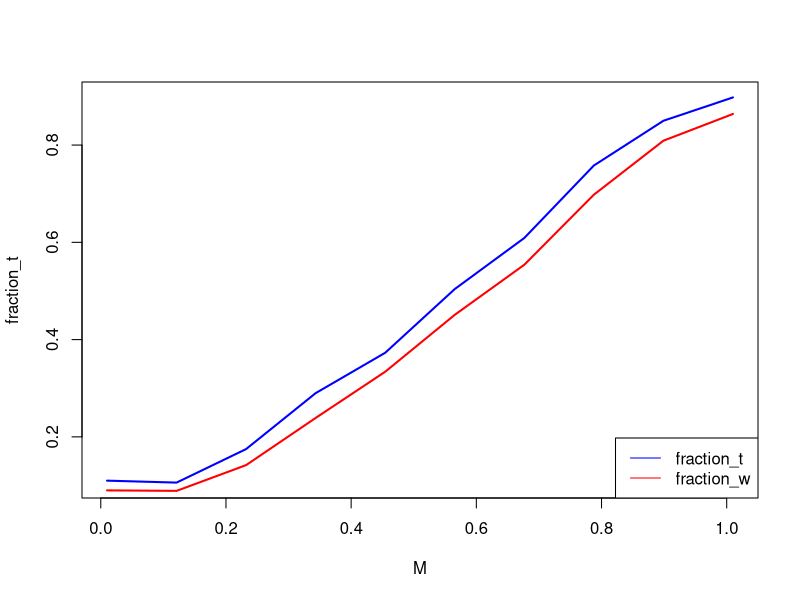
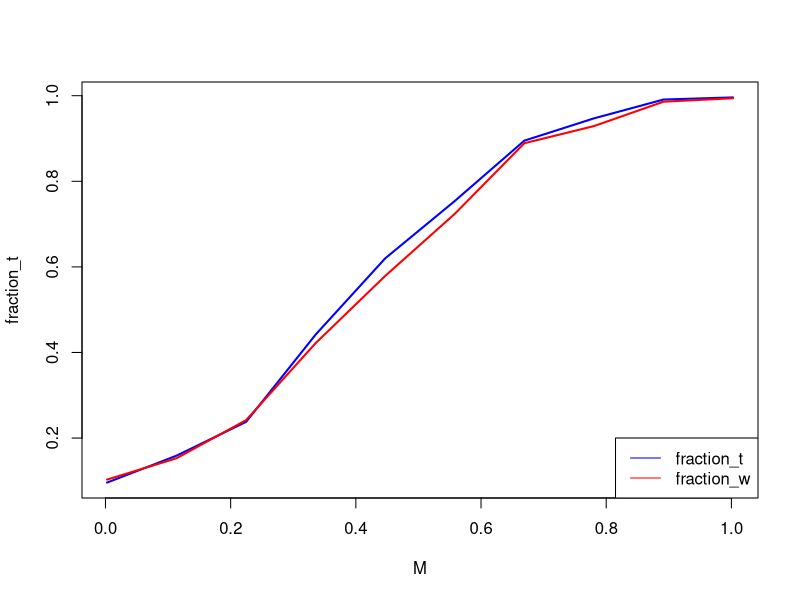
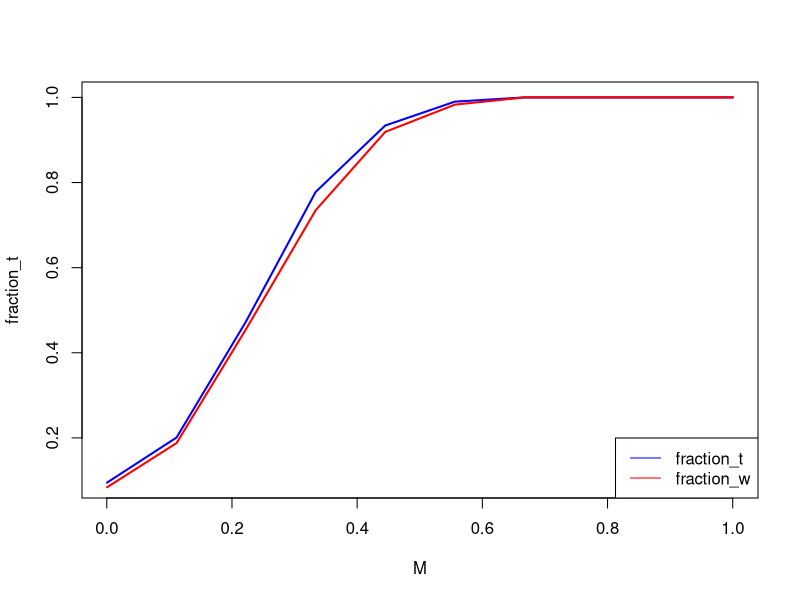
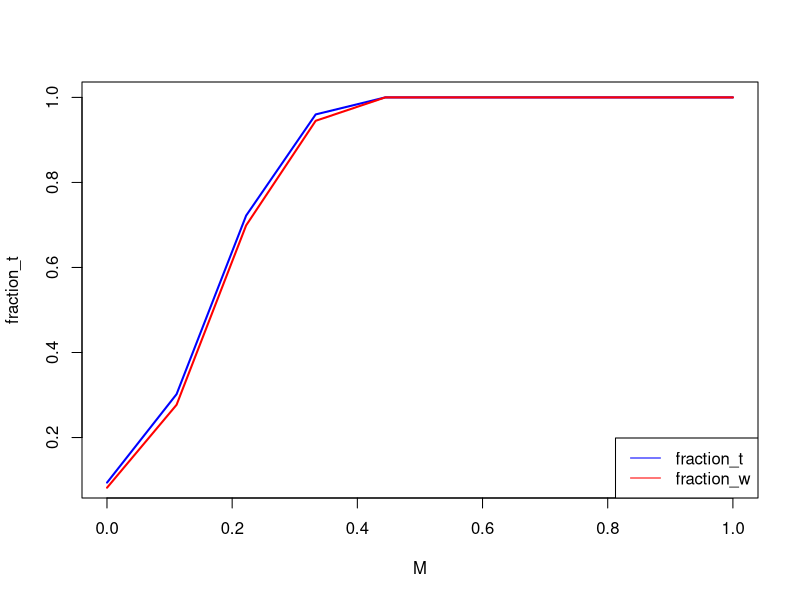
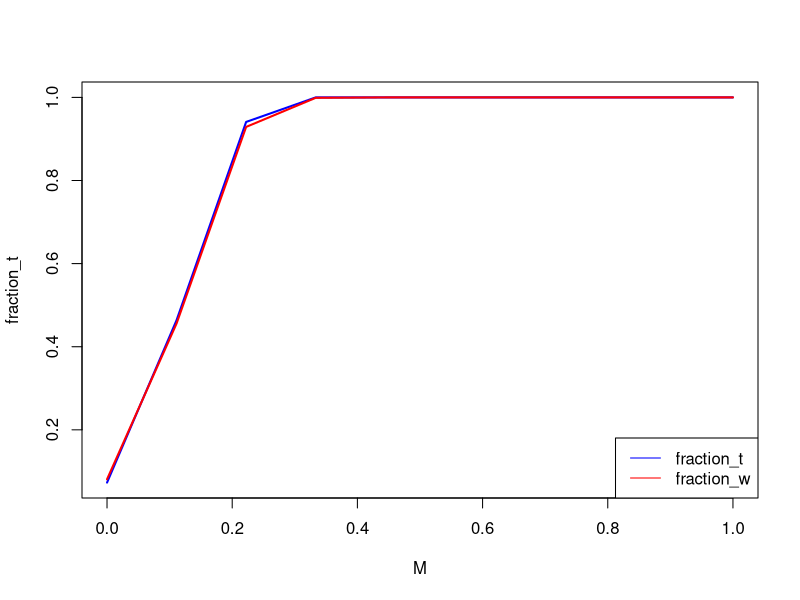
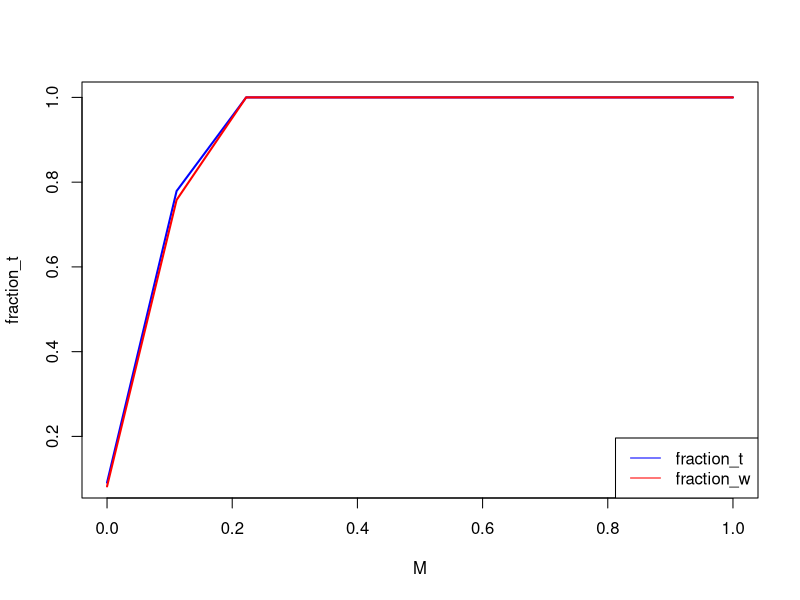
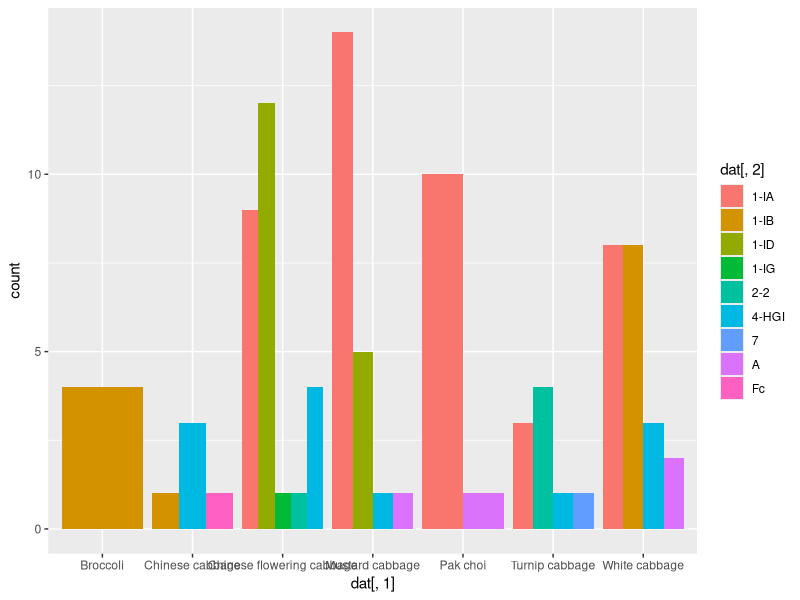
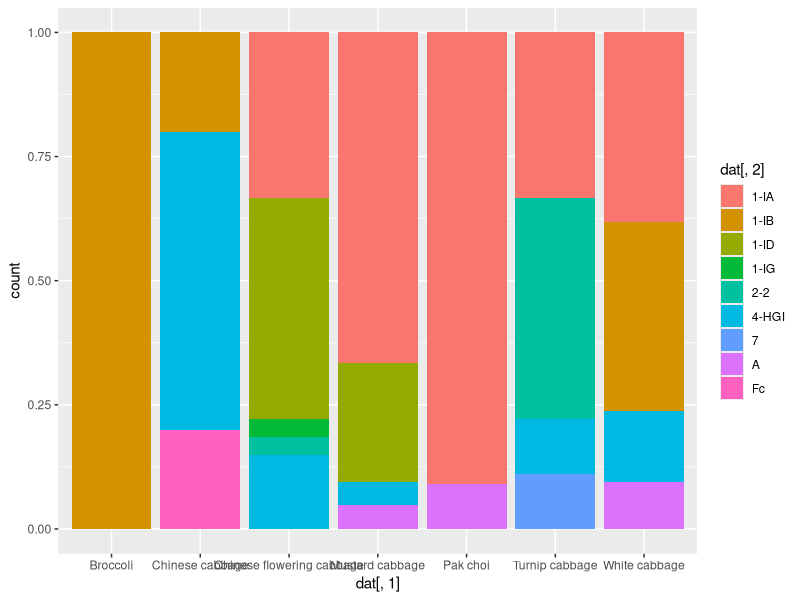

These figures' R source, in order:
## ---- chunk 1
n <- c(10,20,50,100,200,500)
B <- 1000
fraction_t <- numeric(10)
fraction_w <- numeric(10)
for (i in 1:6){
  M <- seq(1/(n[i])^2,1+1/(n[i])^2,len=10)
  for (j in 1:10){
    t_rejects <- 0
    w_rejects <- 0
    for (k in 1:B){
      dat=rnorm(n[i],mean = M[j],sd = 1)
      if (t.test(dat,conf.level = 0.9)$p.value<0.1){t_rejects <- t_rejects+1}
      if (wilcox.test(dat,conf.level = 0.9)$p.value<0.1){w_rejects <- w_rejects+1}
      fraction_t[j] <- t_rejects/1000
      fraction_w[j] <- w_rejects/1000
    }
  }
  plot(M,fraction_t,type = "l",col = "blue",lwd = 2)
  lines(M,fraction_w,col = "red",lwd = 2)
  legend("bottomright",legend = c("fraction_t","fraction_w"),col = c("blue","red"),lty = 1:1)
}
## ---- chunk 2
tableObsExp = function(dat){
  obs <- table(dat[,1],dat[,2])
  sum_r <- numeric(length <- nrow(obs)) 
  sum_c <- numeric(length <- ncol(obs))
  n <- sum(obs)
  for (i in 1:nrow(obs)){sum_r[i] <- sum(obs[i,])}
  for (j in 1:ncol(obs)){sum_c[j] <- sum(obs[,j])}
  
  expected= matrix(0,nrow(obs),2*ncol(obs))
  for (i in 1:nrow(obs)){
    for (j in 1:ncol(obs)) {
      expected[i,j] <- sum_r[i]*sum_c[j]/n
    }
  }
  new_table <- matrix(0,nrow(obs),2*ncol(obs))
  for (i in 1:nrow(obs)){
    for (j in 1:(2*ncol(obs))){
      if (j%%2 != 0){new_table[i,j] <- obs[i,(j+1)/2]}
      else{new_table[i,j] <- expected[i,j/2]}
    }
  }
  return(new_table)
}
## ---- chunk 3
dat = matrix(0, nrow = 98, ncol = 2)
for (i in 1:14) {
  dat[i,1] = "Mustard cabbage"
  dat[i,2] = "1-IA"
}
for (i in 15:22) {
  dat[i,1] = "White cabbage"
  dat[i,2] = "1-IA"
}
for (i in 23:31) {
  dat[i,1] = "Chinese flowering cabbage"
  dat[i,2] = "1-IA"
}
for (i in 32:41) {
  dat[i,1] = "Pak choi"
  dat[i,2] = "1-IA"
}
for (i in 42:44) {
  dat[i,1] = "Turnip cabbage"
  dat[i,2] = "1-IA"
}
for (i in 45:52) {
  dat[i,1] = "White cabbage"
  dat[i,2] = "1-IB"
}
dat[53,1] = "Chinese cabbage"
dat[53,2] = "1-IB"
for (i in 54:57) {
  dat[i,1] = "Broccoli"
  dat[i,2] = "1-IB"
}
for (i in 58:62) {
  dat[i,1] = "Mustard cabbage"
  dat[i,2] = "1-ID"
}
for (i in 63:74) {
  dat[i,1] = "Chinese flowering cabbage"
  dat[i,2] = "1-ID"
}
dat[75,1] = "Chinese flowering cabbage"
dat[75,2] = "2-2"
for (i in 76:79) {
  dat[i,1] = "Turnip cabbage"
  dat[i,2] = "2-2"
}
dat[80,1] = "Chinese flowering cabbage"
dat[80,2] = "1-IG"
dat[81,1] = "Mustard cabbage"
dat[81,2] = "4-HGI"
for (i in 82:84) {
  dat[i,1] = "White cabbage"
  dat[i,2] = "4-HGI"
}
for (i in 85:88) {
  dat[i,1] = "Chinese flowering cabbage"
  dat[i,2] = "4-HGI"
}
for (i in 89:91) {
  dat[i,1] = "Chinese cabbage"
  dat[i,2] = "4-HGI"
}
dat[92,1] = "Turnip cabbage"
dat[92,2] = "4-HGI"
dat[93,1] = "Turnip cabbage"
dat[93,2] = "7"
dat[94,1] = "Mustard cabbage"
dat[94,2] = "A"
dat[95,1] = "White cabbage"
dat[95,2] = "A"
dat[96,1] = "White cabbage"
dat[96,2] = "A"
dat[97,1] = "Pak choi"
dat[97,2] = "A"
dat[98,1] = "Chinese cabbage"
dat[98,2] = "Fc"

new_table <- tableObsExp(dat)
row.names(new_table) <- c("Broccoli","Chinese cabbage","Chinese flowering cabbage","Mustard cabbage","Pak choi","Turnip cabbage","White cabbage")
colnames(new_table) <- c("1-IA","Expected","1-IB","Expected","1-ID","Expected","1-IG","Expected","2-2","Expected","4-HGI","Expected","7","Expected","A","Expected","Fc","Expected")
new_table
## ---- chunk 4
library(ggplot2)
with(as.data.frame(dat),table(dat[,1],dat[,2]))
ggplot(as.data.frame(dat),aes(x = dat[,1],fill = dat[,2]))+geom_bar(position = "dodge")
ggplot(as.data.frame(dat),aes(x = dat[,1],fill = dat[,2]))+geom_bar(position = "fill")
## ---- chunk 5
chisq.test(table(dat[,1],dat[,2]))$p.value #6.772e-13
